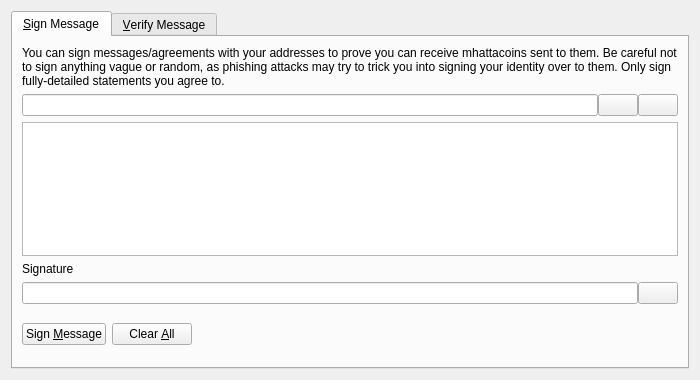
<?xml version="1.0" encoding="UTF-8"?>
<ui version="4.0">
 <class>SignVerifyMessageDialog</class>
 <widget class="QDialog" name="SignVerifyMessageDialog">
  <property name="geometry">
   <rect>
    <x>0</x>
    <y>0</y>
    <width>700</width>
    <height>380</height>
   </rect>
  </property>
  <property name="windowTitle">
   <string>Signatures - Sign / Verify a Message</string>
  </property>
  <property name="modal">
   <bool>true</bool>
  </property>
  <layout class="QVBoxLayout" name="verticalLayout">
   <item>
    <widget class="QTabWidget" name="tabWidget">
     <property name="currentIndex">
      <number>0</number>
     </property>
     <widget class="QWidget" name="tabSignMessage">
      <attribute name="title">
       <string>&amp;Sign Message</string>
      </attribute>
      <layout class="QVBoxLayout" name="verticalLayout_SM">
       <item>
        <widget class="QLabel" name="infoLabel_SM">
         <property name="text">
          <string>You can sign messages/agreements with your addresses to prove you can receive mhattacoins sent to them. Be careful not to sign anything vague or random, as phishing attacks may try to trick you into signing your identity over to them. Only sign fully-detailed statements you agree to.</string>
         </property>
         <property name="textFormat">
          <enum>Qt::PlainText</enum>
         </property>
         <property name="wordWrap">
          <bool>true</bool>
         </property>
        </widget>
       </item>
       <item>
        <layout class="QHBoxLayout" name="horizontalLayout_1_SM">
         <property name="spacing">
          <number>0</number>
         </property>
         <item>
          <widget class="QValidatedLineEdit" name="addressIn_SM">
           <property name="toolTip">
            <string>The MHattaCoin address to sign the message with</string>
           </property>
          </widget>
         </item>
         <item>
          <widget class="QPushButton" name="addressBookButton_SM">
           <property name="toolTip">
            <string>Choose previously used address</string>
           </property>
           <property name="text">
            <string/>
           </property>
           <property name="icon">
            <iconset resource="../bitcoin.qrc">
             <normaloff>:/icons/address-book</normaloff>:/icons/address-book</iconset>
           </property>
           <property name="shortcut">
            <string>Alt+A</string>
           </property>
           <property name="autoDefault">
            <bool>false</bool>
           </property>
          </widget>
         </item>
         <item>
          <widget class="QPushButton" name="pasteButton_SM">
           <property name="toolTip">
            <string>Paste address from clipboard</string>
           </property>
           <property name="text">
            <string/>
           </property>
           <property name="icon">
            <iconset resource="../bitcoin.qrc">
             <normaloff>:/icons/editpaste</normaloff>:/icons/editpaste</iconset>
           </property>
           <property name="shortcut">
            <string>Alt+P</string>
           </property>
           <property name="autoDefault">
            <bool>false</bool>
           </property>
          </widget>
         </item>
        </layout>
       </item>
       <item>
        <widget class="QPlainTextEdit" name="messageIn_SM">
         <property name="toolTip">
          <string>Enter the message you want to sign here</string>
         </property>
        </widget>
       </item>
       <item>
        <widget class="QLabel" name="signatureLabel_SM">
         <property name="text">
          <string>Signature</string>
         </property>
         <property name="textFormat">
          <enum>Qt::PlainText</enum>
         </property>
        </widget>
       </item>
       <item>
        <layout class="QHBoxLayout" name="horizontalLayout_2_SM">
         <property name="spacing">
          <number>0</number>
         </property>
         <item>
          <widget class="QLineEdit" name="signatureOut_SM">
           <property name="font">
            <font>
             <italic>true</italic>
            </font>
           </property>
           <property name="readOnly">
            <bool>true</bool>
           </property>
          </widget>
         </item>
         <item>
          <widget class="QPushButton" name="copySignatureButton_SM">
           <property name="toolTip">
            <string>Copy the current signature to the system clipboard</string>
           </property>
           <property name="text">
            <string/>
           </property>
           <property name="icon">
            <iconset resource="../bitcoin.qrc">
             <normaloff>:/icons/editcopy</normaloff>:/icons/editcopy</iconset>
           </property>
           <property name="autoDefault">
            <bool>false</bool>
           </property>
          </widget>
         </item>
        </layout>
       </item>
       <item>
        <layout class="QHBoxLayout" name="horizontalLayout_3_SM">
         <item>
          <widget class="QPushButton" name="signMessageButton_SM">
           <property name="toolTip">
            <string>Sign the message to prove you own this MHattaCoin address</string>
           </property>
           <property name="text">
            <string>Sign &amp;Message</string>
           </property>
           <property name="icon">
            <iconset resource="../bitcoin.qrc">
             <normaloff>:/icons/edit</normaloff>:/icons/edit</iconset>
           </property>
           <property name="autoDefault">
            <bool>false</bool>
           </property>
          </widget>
         </item>
         <item>
          <widget class="QPushButton" name="clearButton_SM">
           <property name="toolTip">
            <string>Reset all sign message fields</string>
           </property>
           <property name="text">
            <string>Clear &amp;All</string>
           </property>
           <property name="icon">
            <iconset resource="../bitcoin.qrc">
             <normaloff>:/icons/remove</normaloff>:/icons/remove</iconset>
           </property>
           <property name="autoDefault">
            <bool>false</bool>
           </property>
          </widget>
         </item>
         <item>
          <spacer name="horizontalSpacer_1_SM">
           <property name="orientation">
            <enum>Qt::Horizontal</enum>
           </property>
           <property name="sizeHint" stdset="0">
            <size>
             <width>40</width>
             <height>48</height>
            </size>
           </property>
          </spacer>
         </item>
         <item>
          <widget class="QLabel" name="statusLabel_SM">
           <property name="font">
            <font>
             <weight>75</weight>
             <bold>true</bold>
            </font>
           </property>
           <property name="text">
            <string/>
           </property>
           <property name="wordWrap">
            <bool>true</bool>
           </property>
          </widget>
         </item>
         <item>
          <spacer name="horizontalSpacer_2_SM">
           <property name="orientation">
            <enum>Qt::Horizontal</enum>
           </property>
           <property name="sizeHint" stdset="0">
            <size>
             <width>40</width>
             <height>48</height>
            </size>
           </property>
          </spacer>
         </item>
        </layout>
       </item>
      </layout>
     </widget>
     <widget class="QWidget" name="tabVerifyMessage">
      <attribute name="title">
       <string>&amp;Verify Message</string>
      </attribute>
      <layout class="QVBoxLayout" name="verticalLayout_VM">
       <item>
        <widget class="QLabel" name="infoLabel_VM">
         <property name="text">
          <string>Enter the receiver's address, message (ensure you copy line breaks, spaces, tabs, etc. exactly) and signature below to verify the message. Be careful not to read more into the signature than what is in the signed message itself, to avoid being tricked by a man-in-the-middle attack. Note that this only proves the signing party receives with the address, it cannot prove sendership of any transaction!</string>
         </property>
         <property name="textFormat">
          <enum>Qt::PlainText</enum>
         </property>
         <property name="alignment">
          <set>Qt::AlignLeading|Qt::AlignLeft|Qt::AlignTop</set>
         </property>
         <property name="wordWrap">
          <bool>true</bool>
         </property>
        </widget>
       </item>
       <item>
        <layout class="QHBoxLayout" name="horizontalLayout_1_VM">
         <property name="spacing">
          <number>0</number>
         </property>
         <item>
          <widget class="QValidatedLineEdit" name="addressIn_VM">
           <property name="toolTip">
            <string>The MHattaCoin address the message was signed with</string>
           </property>
          </widget>
         </item>
         <item>
          <widget class="QPushButton" name="addressBookButton_VM">
           <property name="toolTip">
            <string>Choose previously used address</string>
           </property>
           <property name="text">
            <string/>
           </property>
           <property name="icon">
            <iconset resource="../bitcoin.qrc">
             <normaloff>:/icons/address-book</normaloff>:/icons/address-book</iconset>
           </property>
           <property name="shortcut">
            <string>Alt+A</string>
           </property>
           <property name="autoDefault">
            <bool>false</bool>
           </property>
          </widget>
         </item>
        </layout>
       </item>
       <item>
        <widget class="QPlainTextEdit" name="messageIn_VM"/>
       </item>
       <item>
        <widget class="QValidatedLineEdit" name="signatureIn_VM"/>
       </item>
       <item>
        <layout class="QHBoxLayout" name="horizontalLayout_2_VM">
         <item>
          <widget class="QPushButton" name="verifyMessageButton_VM">
           <property name="toolTip">
            <string>Verify the message to ensure it was signed with the specified MHattaCoin address</string>
           </property>
           <property name="text">
            <string>Verify &amp;Message</string>
           </property>
           <property name="icon">
            <iconset resource="../bitcoin.qrc">
             <normaloff>:/icons/transaction_0</normaloff>:/icons/transaction_0</iconset>
           </property>
           <property name="autoDefault">
            <bool>false</bool>
           </property>
          </widget>
         </item>
         <item>
          <widget class="QPushButton" name="clearButton_VM">
           <property name="toolTip">
            <string>Reset all verify message fields</string>
           </property>
           <property name="text">
            <string>Clear &amp;All</string>
           </property>
           <property name="icon">
            <iconset resource="../bitcoin.qrc">
             <normaloff>:/icons/remove</normaloff>:/icons/remove</iconset>
           </property>
           <property name="autoDefault">
            <bool>false</bool>
           </property>
          </widget>
         </item>
         <item>
          <spacer name="horizontalSpacer_1_VM">
           <property name="orientation">
            <enum>Qt::Horizontal</enum>
           </property>
           <property name="sizeHint" stdset="0">
            <size>
             <width>40</width>
             <height>48</height>
            </size>
           </property>
          </spacer>
         </item>
         <item>
          <widget class="QLabel" name="statusLabel_VM">
           <property name="font">
            <font>
             <weight>75</weight>
             <bold>true</bold>
            </font>
           </property>
           <property name="text">
            <string/>
           </property>
           <property name="wordWrap">
            <bool>true</bool>
           </property>
          </widget>
         </item>
         <item>
          <spacer name="horizontalSpacer_2_VM">
           <property name="orientation">
            <enum>Qt::Horizontal</enum>
           </property>
           <property name="sizeHint" stdset="0">
            <size>
             <width>40</width>
             <height>48</height>
            </size>
           </property>
          </spacer>
         </item>
        </layout>
       </item>
      </layout>
     </widget>
    </widget>
   </item>
  </layout>
 </widget>
 <customwidgets>
  <customwidget>
   <class>QValidatedLineEdit</class>
   <extends>QLineEdit</extends>
   <header>qvalidatedlineedit.h</header>
  </customwidget>
 </customwidgets>
 <resources>
  <include location="../bitcoin.qrc"/>
 </resources>
 <connections/>
</ui>
